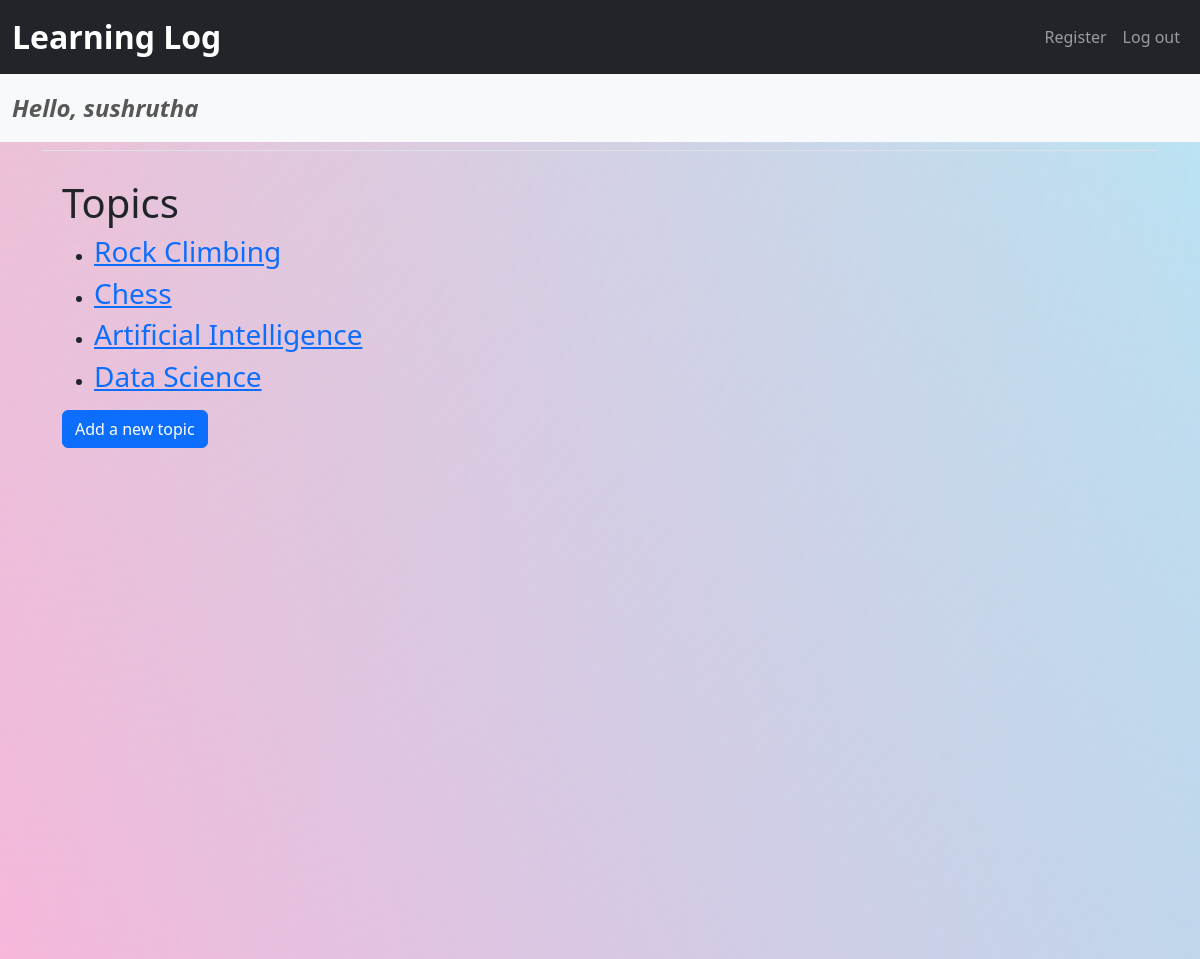
Page /topics/ (signed in) on the earlier database version.
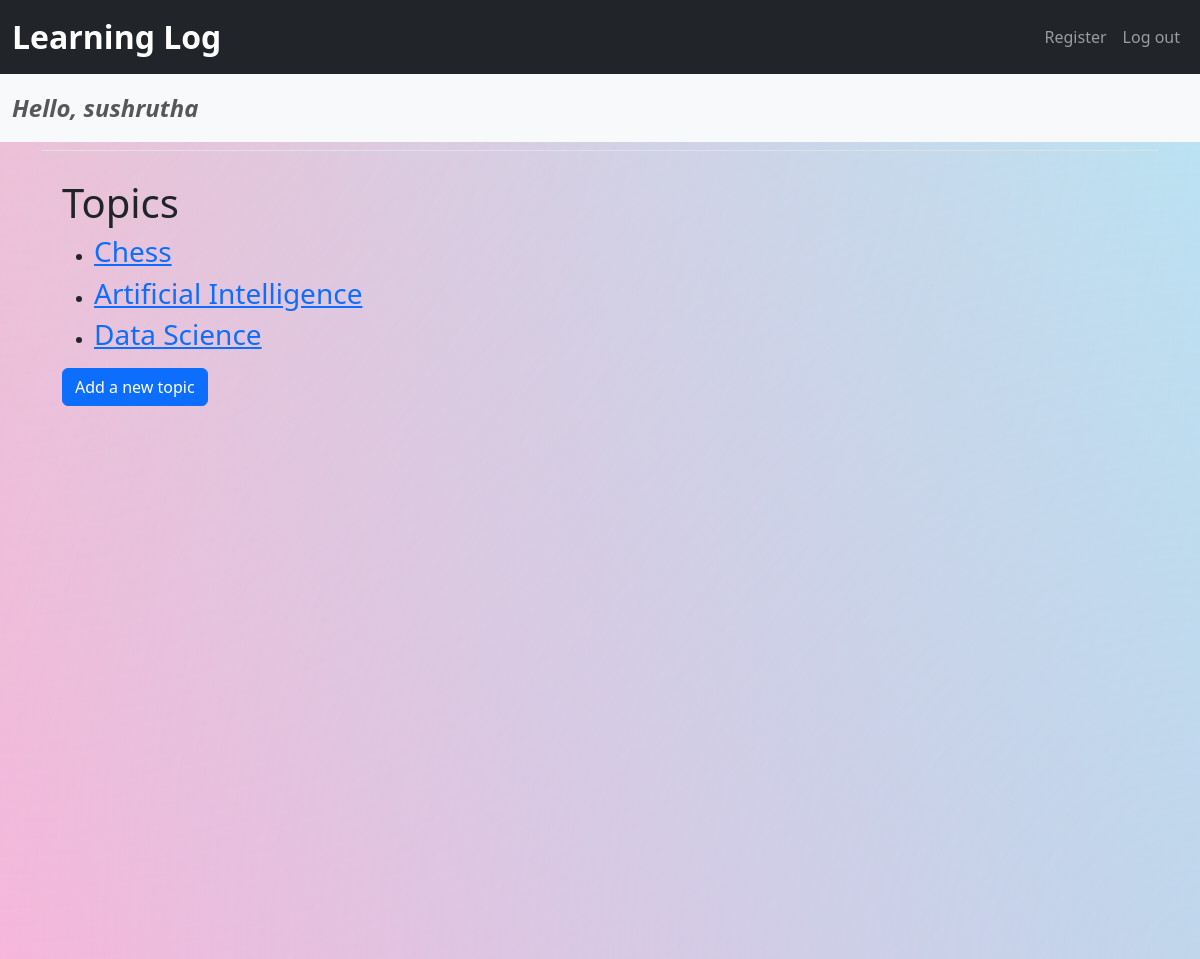
Same page on the later database version.
### learning_logs/models.py (models this page shows)
class Topic(models.Model):
    text = models.CharField(max_length=200)
    date_added = models.DateTimeField(auto_now_add=True)
    owner = models.ForeignKey(User, on_delete=models.CASCADE)  # Add this field
    def __str__(self):
        return self.text

### learning_logs/views.py (the view)
# urls.py: path('topics/',views.topics,name='topics'),
@login_required
def topics(request):
    topics = Topic.objects.filter(owner=request.user).order_by('date_added')
    context = {'topics': topics}
    return render(request, 'learning_logs/topics.html', context)

### learning_logs/templates/learning_logs/topics.html (shortened to what this page needs)
{% extends 'learning_logs/base.html' %}
{% block content %}
    <div class="background"></div>
    <div class="content-container">
        <h1>Topics</h1>
        <ul>
            {% for topic in topics %}
                <li>
                    <h3>
                        <a href="{% url 'learning_logs:topic' topic.id %}">{{ topic }}</a>
                    </h3>
                </li>
            {% empty %}
                <li><h3>No topics have been added yet.</h3></li>
            {% endfor %}
        </ul>
        <h3>
            <a href="{% url 'learning_logs:new_topic' %}" class="btn btn-primary">Add a new topic</a>
        </h3>
    </div>
{% endblock%}

Differences in the rows shown:
removed Topic: text "Rock Climbing"
